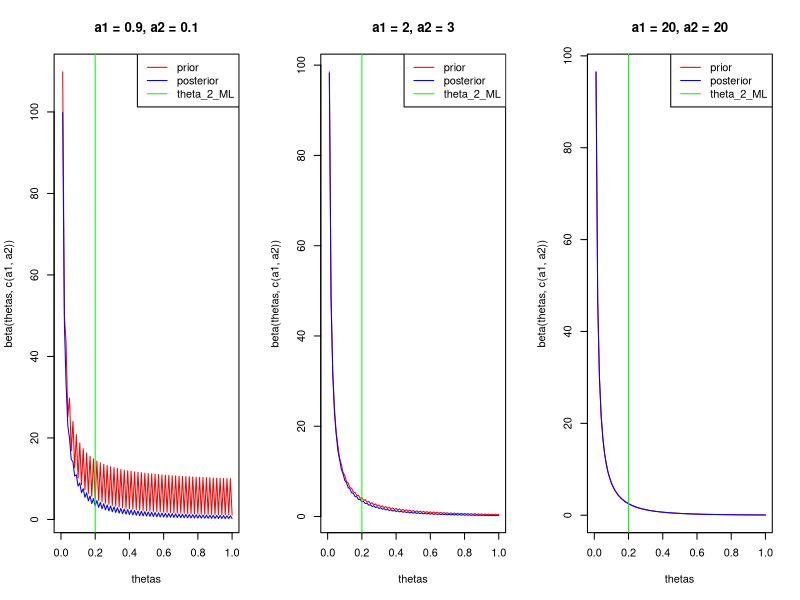

This figure's R source:
par(mfrow = c(1,3))
a1 = 0.9
a2 = 0.1
a1prime = 4.9
a2prime = 1.1
thetas = seq(0,1,0.01)

plot(beta(thetas, c(a1,a2)) ~ thetas, type = 'l', col = 'red',
     main = 'a1 = 0.9, a2 = 0.1')
lines(beta(thetas, c(a1prime, a2prime)) ~ thetas, col = 'blue')
abline(v = 0.2, col = 'green')
legend('topright', col = c('red', 'blue', 'green'), 
       legend = c('prior', 'posterior', 'theta_2_ML'), lty = c(1,1,1), 
       lwd = c(1,1,1))

a1 = 2
a2 = 3
a1prime = 6
a2prime = 4
thetas = seq(0,1,0.01)

plot(beta(thetas, c(a1,a2)) ~ thetas, type = 'l', col = 'red',
     main = 'a1 = 2, a2 = 3')
lines(beta(thetas, c(a1prime, a2prime)) ~ thetas, col = 'blue')
abline(v = 0.2, col = 'green')
legend('topright', col = c('red', 'blue', 'green'), 
       legend = c('prior', 'posterior', 'theta_2_ML'), lty = c(1,1,1), 
       lwd = c(1,1,1))

a1 = 20
a2 = 20
a1prime = 24
a2prime = 21
thetas = seq(0,1,0.01)

plot(beta(thetas, c(a1,a2)) ~ thetas, type = 'l', col = 'red', 
     main = 'a1 = 20, a2 = 20')
lines(beta(thetas, c(a1prime, a2prime)) ~ thetas, col = 'blue')
abline(v = 0.2, col = 'green')
legend('topright', col = c('red', 'blue', 'green'), 
       legend = c('prior', 'posterior', 'theta_2_ML'), lty = c(1,1,1), 
       lwd = c(1,1,1))